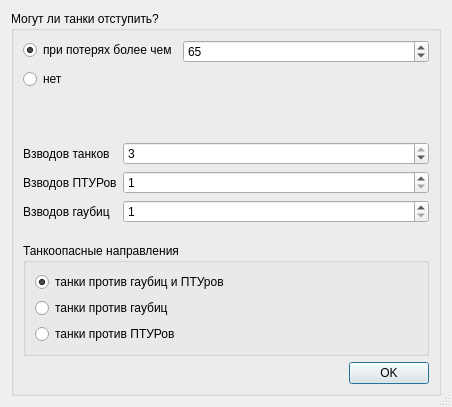
<?xml version="1.0" encoding="UTF-8"?>
<ui version="4.0">
 <class>BeforeWar</class>
 <widget class="QDialog" name="BeforeWar">
  <property name="windowModality">
   <enum>Qt::WindowModal</enum>
  </property>
  <property name="geometry">
   <rect>
    <x>0</x>
    <y>0</y>
    <width>452</width>
    <height>407</height>
   </rect>
  </property>
  <property name="windowTitle">
   <string>Настройки</string>
  </property>
  <property name="sizeGripEnabled">
   <bool>true</bool>
  </property>
  <property name="modal">
   <bool>true</bool>
  </property>
  <layout class="QVBoxLayout" name="verticalLayout_7">
   <item>
    <layout class="QVBoxLayout" name="verticalLayout_3">
     <item>
      <widget class="QGroupBox" name="groupBox_2">
       <property name="sizePolicy">
        <sizepolicy hsizetype="Preferred" vsizetype="Minimum">
         <horstretch>0</horstretch>
         <verstretch>0</verstretch>
        </sizepolicy>
       </property>
       <property name="title">
        <string>Могут ли танки отступить?</string>
       </property>
       <layout class="QVBoxLayout" name="verticalLayout">
        <item>
         <layout class="QVBoxLayout" name="verticalLayout_2">
          <item>
           <layout class="QFormLayout" name="formLayout_2">
            <property name="sizeConstraint">
             <enum>QLayout::SetMinimumSize</enum>
            </property>
            <item row="1" column="0">
             <widget class="QRadioButton" name="SurrenderAtRadio">
              <property name="text">
               <string>при потерях более чем</string>
              </property>
              <property name="checked">
               <bool>true</bool>
              </property>
             </widget>
            </item>
            <item row="2" column="0">
             <widget class="QRadioButton" name="NeverSurrenderRadio">
              <property name="text">
               <string>нет</string>
              </property>
              <property name="checked">
               <bool>false</bool>
              </property>
             </widget>
            </item>
            <item row="1" column="1">
             <widget class="QSpinBox" name="surrenderSpin">
              <property name="enabled">
               <bool>true</bool>
              </property>
              <property name="minimum">
               <number>1</number>
              </property>
              <property name="value">
               <number>65</number>
              </property>
             </widget>
            </item>
           </layout>
          </item>
         </layout>
        </item>
        <item>
         <layout class="QVBoxLayout" name="verticalLayout_4"/>
        </item>
        <item>
         <layout class="QFormLayout" name="formLayout">
          <property name="fieldGrowthPolicy">
           <enum>QFormLayout::AllNonFixedFieldsGrow</enum>
          </property>
          <item row="1" column="0">
           <widget class="QLabel" name="label_5">
            <property name="text">
             <string>Взводов танков</string>
            </property>
           </widget>
          </item>
          <item row="1" column="1">
           <widget class="QSpinBox" name="tanksCount">
            <property name="minimum">
             <number>1</number>
            </property>
            <property name="maximum">
             <number>3</number>
            </property>
            <property name="value">
             <number>3</number>
            </property>
           </widget>
          </item>
          <item row="2" column="0">
           <widget class="QLabel" name="label_6">
            <property name="text">
             <string>Взводов ПТУРов</string>
            </property>
           </widget>
          </item>
          <item row="2" column="1">
           <widget class="QSpinBox" name="pturCount">
            <property name="minimum">
             <number>1</number>
            </property>
            <property name="maximum">
             <number>2</number>
            </property>
           </widget>
          </item>
          <item row="3" column="0">
           <widget class="QLabel" name="label_7">
            <property name="text">
             <string>Взводов гаубиц</string>
            </property>
           </widget>
          </item>
          <item row="3" column="1">
           <widget class="QSpinBox" name="d30Count">
            <property name="minimum">
             <number>1</number>
            </property>
            <property name="maximum">
             <number>3</number>
            </property>
           </widget>
          </item>
         </layout>
        </item>
        <item>
         <widget class="QGroupBox" name="groupBox">
          <property name="sizePolicy">
           <sizepolicy hsizetype="Preferred" vsizetype="Minimum">
            <horstretch>0</horstretch>
            <verstretch>0</verstretch>
           </sizepolicy>
          </property>
          <property name="title">
           <string>Танкоопасные направления</string>
          </property>
          <layout class="QVBoxLayout" name="verticalLayout_6">
           <item>
            <layout class="QVBoxLayout" name="verticalLayout_5">
             <item>
              <widget class="QRadioButton" name="TDD1_radio">
               <property name="text">
                <string>танки против гаубиц и ПТУров</string>
               </property>
               <property name="checked">
                <bool>true</bool>
               </property>
              </widget>
             </item>
             <item>
              <widget class="QRadioButton" name="TDD2_radio">
               <property name="text">
                <string>танки против гаубиц</string>
               </property>
              </widget>
             </item>
             <item>
              <widget class="QRadioButton" name="TDD3_radio">
               <property name="text">
                <string>танки против ПТУРов</string>
               </property>
              </widget>
             </item>
            </layout>
           </item>
          </layout>
         </widget>
        </item>
        <item>
         <widget class="QDialogButtonBox" name="buttonBox">
          <property name="standardButtons">
           <set>QDialogButtonBox::Ok</set>
          </property>
         </widget>
        </item>
       </layout>
      </widget>
     </item>
    </layout>
   </item>
  </layout>
 </widget>
 <resources/>
 <connections/>
</ui>
